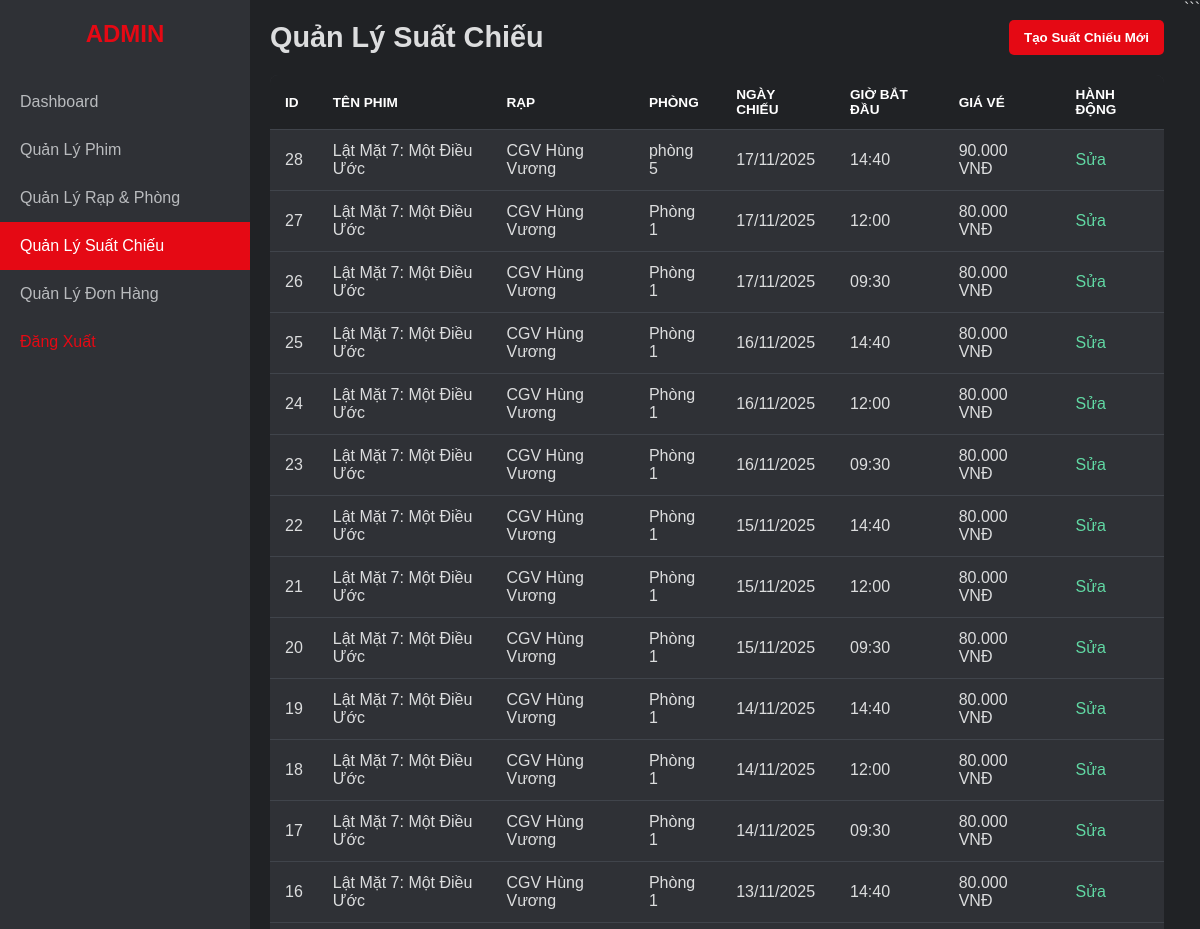
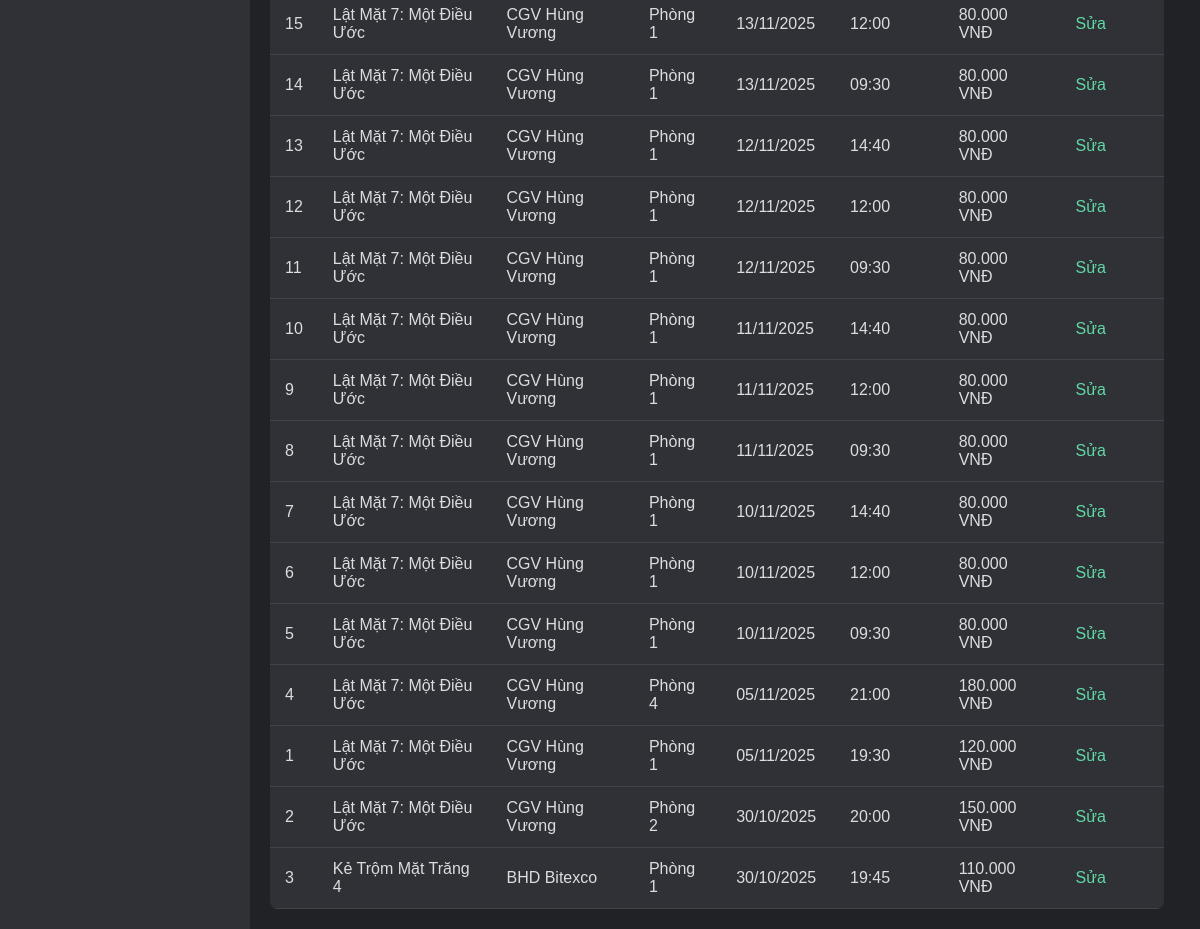
/ADMIN/showtimes.php (signed in), run on the app's committed database (2 pictures, top to bottom).
### tables this page shows
CREATE TABLE `suatchieu` (
  `Id` int(11) NOT NULL,
  `NgayChieu` date NOT NULL,
  `GioBatDau` time NOT NULL,
  `DinhDang` varchar(10) DEFAULT '2D',
  `GiaVe` decimal(10,0) NOT NULL,
  `IdPhim` int(11) DEFAULT NULL,
  `IdPhongChieu` int(11) DEFAULT NULL
);

CREATE TABLE `phim` (
  `Id` int(11) NOT NULL,
  `TenPhim` varchar(255) NOT NULL,
  `MoTa` text DEFAULT NULL,
  `TheLoai` varchar(100) DEFAULT NULL,
  `ThoiLuong` int(11) DEFAULT NULL,
  `NgayKhoiChieu` date DEFAULT NULL,
  `PosterUrl` varchar(255) DEFAULT NULL,
  `XepHang` varchar(10) DEFAULT NULL
);

CREATE TABLE `rap` (
  `Id` int(11) NOT NULL,
  `TenRap` varchar(100) NOT NULL,
  `DiaChi` varchar(255) DEFAULT NULL
);

CREATE TABLE `phongchieu` (
  `Id` int(11) NOT NULL,
  `TenPhong` varchar(50) NOT NULL,
  `SoLuongGhe` int(11) DEFAULT NULL,
  `IdRap` int(11) DEFAULT NULL
);

### BACKEND/Database.php (called while the page is built, shortened)
<?php
class Database {
    private $host = "localhost";
    private $db_name = "bookingfilm";
    private $username = "root";
    private $password = "";
    public function getConnection() {
        $this->conn = null;
        try {
            $this->conn = new mysqli($this->host, $this->username, $this->password, $this->db_name);
            $this->conn->set_charset("utf8mb4");
        } catch(Exception $e) {
            echo "Lỗi kết nối CSDL: " . $e->getMessage();
        }
        return $this->conn;
    }
}
?>

### BACKEND/DAO/SuatChieuDAO.php (called while the page is built, shortened)
<?php
include_once __DIR__ . '/../Database.php';
class SuatChieuDAO {
    private $db;
    public function __construct() {
        $this->db = (new Database())->getConnection();
    }
    public function getAllSuatChieuDetails() {
        $sql = "SELECT
                    sc.Id,
                    p.TenPhim,
                    r.TenRap,
                    pc.TenPhong,
                    sc.NgayChieu,
                    sc.GioBatDau,
                    sc.GiaVe,
                    sc.IdPhim,      -- Cần cho nút Sửa
                    sc.IdPhongChieu -- Cần cho nút Sửa
                FROM suatchieu sc
                JOIN phim p ON sc.IdPhim = p.Id
                JOIN phongchieu pc ON sc.IdPhongChieu = pc.Id
                JOIN rap r ON pc.IdRap = r.Id
                ORDER BY sc.NgayChieu DESC, sc.GioBatDau DESC";
        $result = $this->db->query($sql);
        $scList = [];
        if ($result->num_rows > 0) {
            while($row = $result->fetch_assoc()) {
                $scList[] = $row;
            }
        }
        return $scList;
    }
}
?>

### ADMIN/showtimes.php (the view, shortened to what this page needs)
<?php
include_once dirname(__DIR__) . '/TEMPLATES/admin_header.php';
include_once dirname(__DIR__) . '/BACKEND/DAO/SuatChieuDAO.php';
$scDAO = new SuatChieuDAO();
$listSC = $scDAO->getAllSuatChieuDetails();
?>
<main class="main-content">
    <header class="main-header">
        <h1>Quản Lý Suất Chiếu</h1>
        <button class="add-new-btn" id="addNewBtn">Tạo Suất Chiếu Mới</button>
    </header>
    <table class="content-table">
        <thead>
            <tr>
                <th>ID</th>
                <th>Tên Phim</th>
                <th>Rạp</th>
                <th>Phòng</th>
                <th>Ngày Chiếu</th>
                <th>Giờ Bắt Đầu</th>
                <th>Giá Vé</th>
                <th>Hành Động</th> </tr>
        </thead>
        <tbody>
            <?php
            if (count($listSC) > 0) {
                foreach($listSC as $row) {
            ?>
                <tr>
                    <td><?php echo $row['Id']; ?></td>
                    <td><?php echo htmlspecialchars($row['TenPhim']); ?></td>
                    <td><?php echo htmlspecialchars($row['TenRap']); ?></td>
                    <td><?php echo htmlspecialchars($row['TenPhong']); ?></td>
                    <td><?php echo date('d/m/Y', strtotime($row['NgayChieu'])); ?></td>
                    <td><?php echo date('H:i', strtotime($row['GioBatDau'])); ?></td>
                    <td><?php echo number_format($row['GiaVe'], 0, ',', '.'); ?> VNĐ</td>
                    <td>
                        <a href="#" class="action-btn edit-btn"
                           data-id="<?php echo $row['Id']; ?>"
                           data-phim-id="<?php echo $row['IdPhim']; ?>"
                           data-phong-id="<?php echo $row['IdPhongChieu']; ?>"
                           data-ngay="<?php echo $row['NgayChieu']; ?>"
                           data-gio="<?php echo $row['GioBatDau']; ?>"
                           data-gia="<?php echo $row['GiaVe']; ?>">
                           Sửa
                        </a>
                        </td>
                </tr>
            <?php
                }
            } else {
                echo "<tr><td colspan='8'>Chưa có suất chiếu nào.</td></tr>";
            }
            ?>
        </tbody>
    </table>
</main>
<?php
include dirname(__DIR__) . '/TEMPLATES/admin_footer.php';
?>

### TEMPLATES/admin_header.php (style rules this page uses)
* { box-sizing: border-box; margin: 0; padding: 0; }
body { font-family: Arial, sans-serif; background-color: #202225; color: #dcddde; display: flex; min-height: 100vh; }
.main-content { flex-grow: 1; padding: 20px; }
.main-header { display: flex; justify-content: space-between; align-items: center; margin-bottom: 20px; }
.main-header h1 { font-size: 1.8rem; }
.add-new-btn { background-color: #e50914; color: white; padding: 10px 15px; border: none; border-radius: 5px; font-weight: bold; cursor: pointer; transition: background-color 0.3s; }
.content-table { width: 100%; border-collapse: collapse; background-color: #2f3136; border-radius: 8px; overflow: hidden; }
.content-table th, .content-table td { padding: 12px 15px; text-align: left; border-bottom: 1px solid #40444b; }
.content-table th { background-color: #202225; color: #fff; text-transform: uppercase; font-size: 0.85rem; }
.action-btn { color: #61d9a4; text-decoration: none; margin-right: 10px; font-weight: 500; cursor: pointer; }

### data on the page
suatchieu: Id "28", IdPhim.TenPhim "Lật Mặt 7: Một Điều Ước", rap.TenRap "CGV Hùng Vương", IdPhongChieu.TenPhong "phòng 5", NgayChieu "17/11/2025", GioBatDau "14:40", GiaVe "90.000"
suatchieu: Id "27", IdPhim.TenPhim "Lật Mặt 7: Một Điều Ước", rap.TenRap "CGV Hùng Vương", IdPhongChieu.TenPhong "Phòng 1", NgayChieu "17/11/2025", GioBatDau "12:00", GiaVe "80.000"
suatchieu: Id "26", IdPhim.TenPhim "Lật Mặt 7: Một Điều Ước", rap.TenRap "CGV Hùng Vương", IdPhongChieu.TenPhong "Phòng 1", NgayChieu "17/11/2025", GioBatDau "09:30", GiaVe "80.000"
suatchieu: Id "25", IdPhim.TenPhim "Lật Mặt 7: Một Điều Ước", rap.TenRap "CGV Hùng Vương", IdPhongChieu.TenPhong "Phòng 1", NgayChieu "16/11/2025", GioBatDau "14:40", GiaVe "80.000"
suatchieu: Id "24", IdPhim.TenPhim "Lật Mặt 7: Một Điều Ước", rap.TenRap "CGV Hùng Vương", IdPhongChieu.TenPhong "Phòng 1", NgayChieu "16/11/2025", GioBatDau "12:00", GiaVe "80.000"
suatchieu: Id "23", IdPhim.TenPhim "Lật Mặt 7: Một Điều Ước", rap.TenRap "CGV Hùng Vương", IdPhongChieu.TenPhong "Phòng 1", NgayChieu "16/11/2025", GioBatDau "09:30", GiaVe "80.000"
suatchieu: Id "22", IdPhim.TenPhim "Lật Mặt 7: Một Điều Ước", rap.TenRap "CGV Hùng Vương", IdPhongChieu.TenPhong "Phòng 1", NgayChieu "15/11/2025", GioBatDau "14:40", GiaVe "80.000"
suatchieu: Id "21", IdPhim.TenPhim "Lật Mặt 7: Một Điều Ước", rap.TenRap "CGV Hùng Vương", IdPhongChieu.TenPhong "Phòng 1", NgayChieu "15/11/2025", GioBatDau "12:00", GiaVe "80.000"
suatchieu: Id "20", IdPhim.TenPhim "Lật Mặt 7: Một Điều Ước", rap.TenRap "CGV Hùng Vương", IdPhongChieu.TenPhong "Phòng 1", NgayChieu "15/11/2025", GioBatDau "09:30", GiaVe "80.000"
suatchieu: Id "19", IdPhim.TenPhim "Lật Mặt 7: Một Điều Ước", rap.TenRap "CGV Hùng Vương", IdPhongChieu.TenPhong "Phòng 1", NgayChieu "14/11/2025", GioBatDau "14:40", GiaVe "80.000"
suatchieu: Id "18", IdPhim.TenPhim "Lật Mặt 7: Một Điều Ước", rap.TenRap "CGV Hùng Vương", IdPhongChieu.TenPhong "Phòng 1", NgayChieu "14/11/2025", GioBatDau "12:00", GiaVe "80.000"
suatchieu: Id "17", IdPhim.TenPhim "Lật Mặt 7: Một Điều Ước", rap.TenRap "CGV Hùng Vương", IdPhongChieu.TenPhong "Phòng 1", NgayChieu "14/11/2025", GioBatDau "09:30", GiaVe "80.000"
suatchieu: Id "16", IdPhim.TenPhim "Lật Mặt 7: Một Điều Ước", rap.TenRap "CGV Hùng Vương", IdPhongChieu.TenPhong "Phòng 1", NgayChieu "13/11/2025", GioBatDau "14:40", GiaVe "80.000"
suatchieu: Id "15", IdPhim.TenPhim "Lật Mặt 7: Một Điều Ước", rap.TenRap "CGV Hùng Vương", IdPhongChieu.TenPhong "Phòng 1", NgayChieu "13/11/2025", GioBatDau "12:00", GiaVe "80.000"
suatchieu: Id "14", IdPhim.TenPhim "Lật Mặt 7: Một Điều Ước", rap.TenRap "CGV Hùng Vương", IdPhongChieu.TenPhong "Phòng 1", NgayChieu "13/11/2025", GioBatDau "09:30", GiaVe "80.000"
suatchieu: Id "13", IdPhim.TenPhim "Lật Mặt 7: Một Điều Ước", rap.TenRap "CGV Hùng Vương", IdPhongChieu.TenPhong "Phòng 1", NgayChieu "12/11/2025", GioBatDau "14:40", GiaVe "80.000"
suatchieu: Id "12", IdPhim.TenPhim "Lật Mặt 7: Một Điều Ước", rap.TenRap "CGV Hùng Vương", IdPhongChieu.TenPhong "Phòng 1", NgayChieu "12/11/2025", GioBatDau "12:00", GiaVe "80.000"
suatchieu: Id "11", IdPhim.TenPhim "Lật Mặt 7: Một Điều Ước", rap.TenRap "CGV Hùng Vương", IdPhongChieu.TenPhong "Phòng 1", NgayChieu "12/11/2025", GioBatDau "09:30", GiaVe "80.000"
suatchieu: Id "10", IdPhim.TenPhim "Lật Mặt 7: Một Điều Ước", rap.TenRap "CGV Hùng Vương", IdPhongChieu.TenPhong "Phòng 1", NgayChieu "11/11/2025", GioBatDau "14:40", GiaVe "80.000"
suatchieu: Id "9", IdPhim.TenPhim "Lật Mặt 7: Một Điều Ước", rap.TenRap "CGV Hùng Vương", IdPhongChieu.TenPhong "Phòng 1", NgayChieu "11/11/2025", GioBatDau "12:00", GiaVe "80.000"
suatchieu: Id "8", IdPhim.TenPhim "Lật Mặt 7: Một Điều Ước", rap.TenRap "CGV Hùng Vương", IdPhongChieu.TenPhong "Phòng 1", NgayChieu "11/11/2025", GioBatDau "09:30", GiaVe "80.000"
suatchieu: Id "7", IdPhim.TenPhim "Lật Mặt 7: Một Điều Ước", rap.TenRap "CGV Hùng Vương", IdPhongChieu.TenPhong "Phòng 1", NgayChieu "10/11/2025", GioBatDau "14:40", GiaVe "80.000"
suatchieu: Id "6", IdPhim.TenPhim "Lật Mặt 7: Một Điều Ước", rap.TenRap "CGV Hùng Vương", IdPhongChieu.TenPhong "Phòng 1", NgayChieu "10/11/2025", GioBatDau "12:00", GiaVe "80.000"
suatchieu: Id "5", IdPhim.TenPhim "Lật Mặt 7: Một Điều Ước", rap.TenRap "CGV Hùng Vương", IdPhongChieu.TenPhong "Phòng 1", NgayChieu "10/11/2025", GioBatDau "09:30", GiaVe "80.000"
suatchieu: Id "4", IdPhim.TenPhim "Lật Mặt 7: Một Điều Ước", rap.TenRap "CGV Hùng Vương", IdPhongChieu.TenPhong "Phòng 4", NgayChieu "05/11/2025", GioBatDau "21:00", GiaVe "180.000"
suatchieu: Id "1", IdPhim.TenPhim "Lật Mặt 7: Một Điều Ước", rap.TenRap "CGV Hùng Vương", IdPhongChieu.TenPhong "Phòng 1", NgayChieu "05/11/2025", GioBatDau "19:30", GiaVe "120.000"
suatchieu: Id "2", IdPhim.TenPhim "Lật Mặt 7: Một Điều Ước", rap.TenRap "CGV Hùng Vương", IdPhongChieu.TenPhong "Phòng 2", NgayChieu "30/10/2025", GioBatDau "20:00", GiaVe "150.000"
suatchieu: Id "3", IdPhim.TenPhim "Kẻ Trộm Mặt Trăng 4", rap.TenRap "BHD Bitexco", IdPhongChieu.TenPhong "Phòng 1", NgayChieu "30/10/2025", GioBatDau "19:45", GiaVe "110.000"
